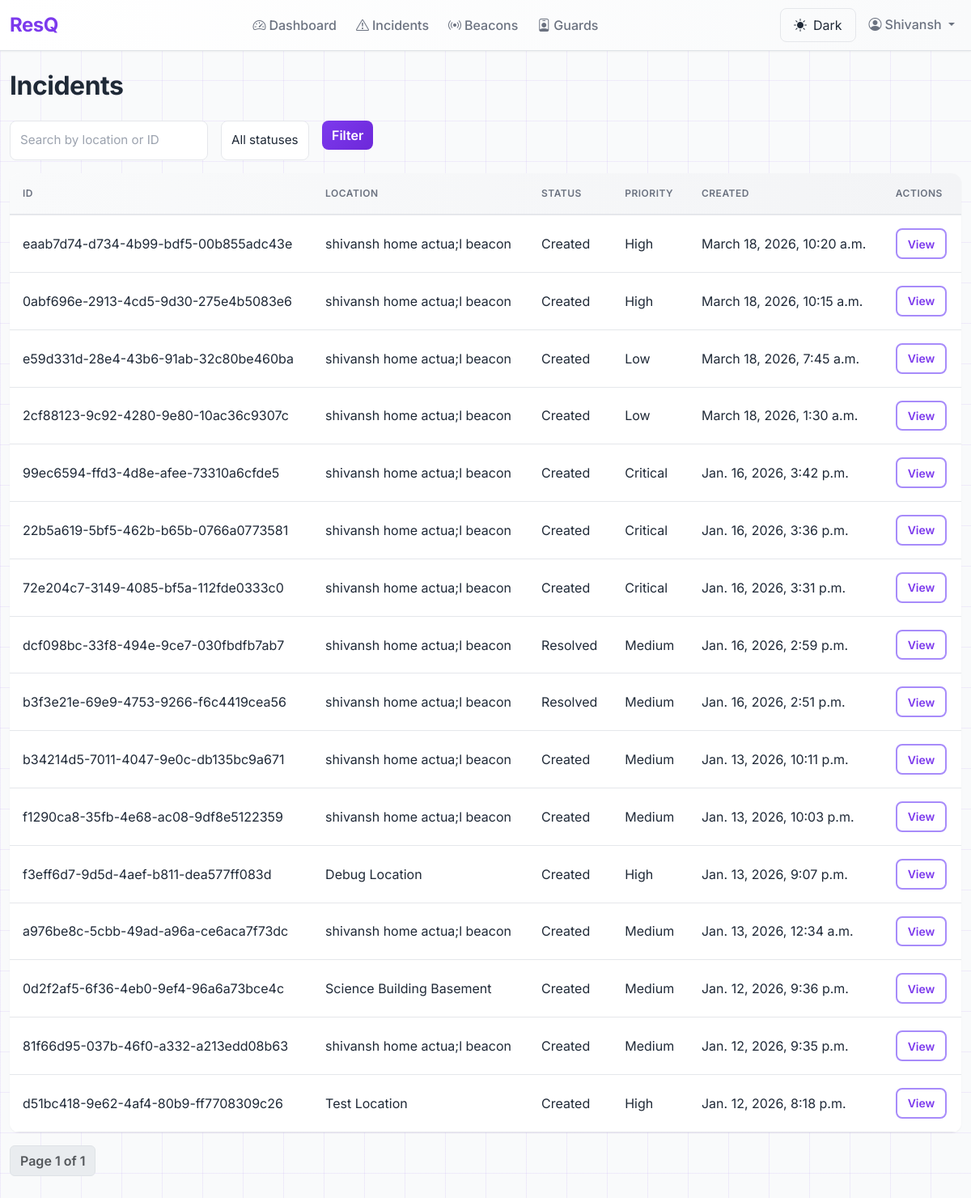
The page /admin-panel/incidents/ (signed in) on the database as committed earlier.
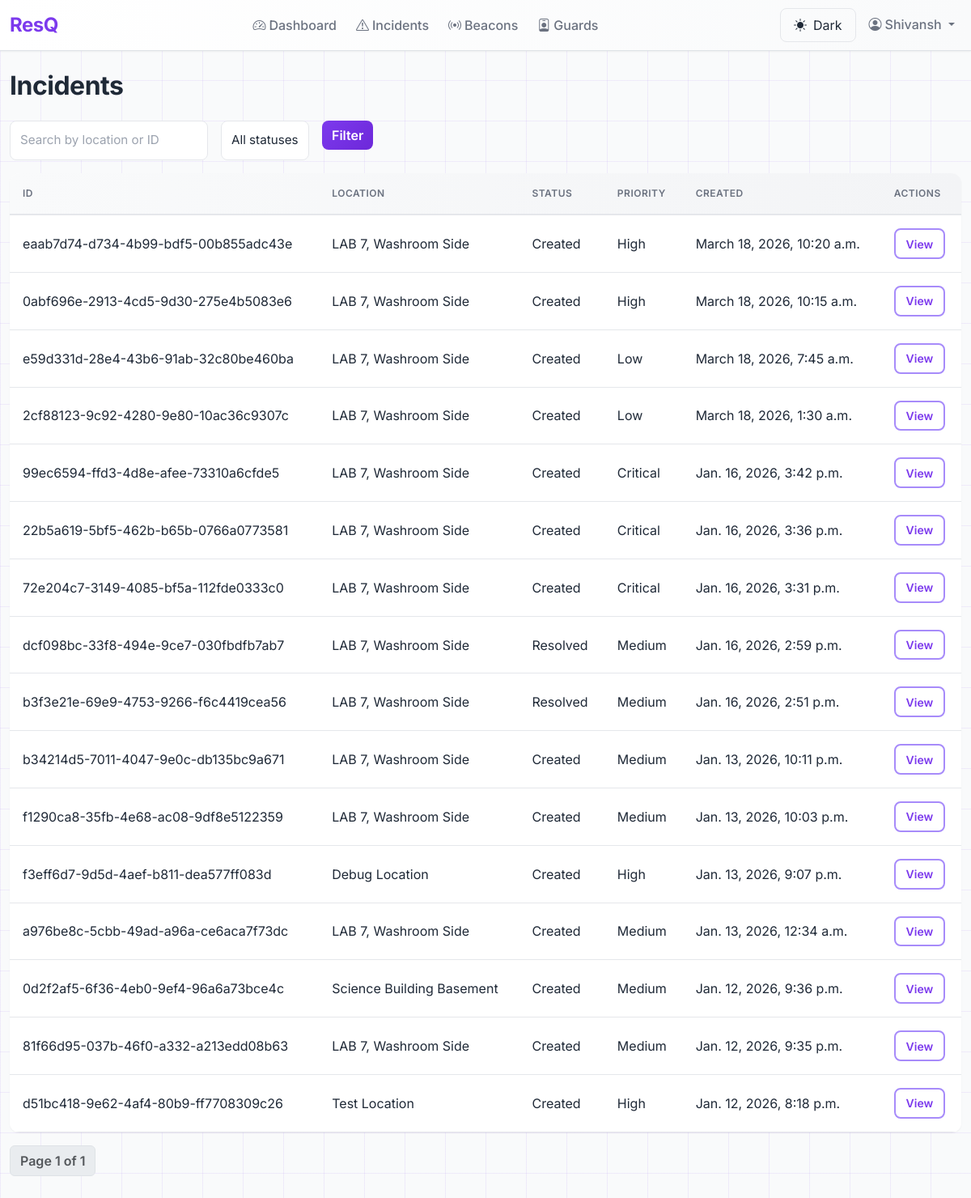
The same page on the database as committed later.
### accounts/models.py (models this page shows, shortened)
class User(AbstractBaseUser, PermissionsMixin):
    class Role(models.TextChoices):
        STUDENT = "STUDENT", "Student"
        GUARD = "GUARD", "Guard"
        ADMIN = "ADMIN", "Administrator"
    email = models.EmailField(unique=True, max_length=255)
    full_name = models.CharField(max_length=255)
    phone_number = models.CharField(max_length=10, blank=True, null=True, help_text="10-digit Indian phone number")
    role = models.CharField(max_length=20, choices=Role.choices, default=Role.STUDENT)
    is_active = models.BooleanField(default=True)
    is_staff = models.BooleanField(default=False)
    created_at = models.DateTimeField(auto_now_add=True)
    updated_at = models.DateTimeField(auto_now=True)
    objects = CustomUserManager()
    USERNAME_FIELD = "email"
    REQUIRED_FIELDS = ["full_name", "role"]
    class Meta:
        db_table = "auth_user"
        ordering = ["-created_at"]
        indexes = [
            models.Index(fields=["email"]),
            models.Index(fields=["role"]),
        ]

### incidents/models.py (models this page shows, shortened)
class Incident(models.Model):
    class Status(models.TextChoices):
        CREATED = "CREATED", "Created"
        ASSIGNED = "ASSIGNED", "Assigned to Guard"
        IN_PROGRESS = "IN_PROGRESS", "In Progress"
        RESOLVED = "RESOLVED", "Resolved"
    class Priority(models.IntegerChoices):
        LOW = 1, "Low"
        MEDIUM = 2, "Medium"
        HIGH = 3, "High"
        CRITICAL = 4, "Critical"
    class ResolutionType(models.TextChoices):
        RESOLVED_BY_GUARD = "RESOLVED_BY_GUARD", "Resolved by Guard"
        ESCALATED_TO_ADMIN = "ESCALATED_TO_ADMIN", "Escalated to Admin"
    class BuzzerStatus(models.TextChoices):
        INACTIVE = "INACTIVE", "Inactive (No Incident)"
        PENDING = "PENDING", "Pending (Incident Created, No Guard Yet)"
        ACTIVE = "ACTIVE", "Active (Incident Assigned to Guard)"
        ACKNOWLEDGED = "ACKNOWLEDGED", "Acknowledged (Guard En Route)"
        RESOLVED = "RESOLVED", "Resolved (Incident Complete)"
    id = models.UUIDField(primary_key=True, default=uuid.uuid4, editable=False)
    beacon = models.ForeignKey(
        Beacon,
        on_delete=models.PROTECT,
        related_name="incidents",
        help_text="Location of emergency (mandatory)"
    )
    status = models.CharField(
        max_length=20,
        choices=Status.choices,
        default=Status.CREATED,
        db_index=True
    )
    priority = models.IntegerField(
        choices=Priority.choices,
        default=Priority.MEDIUM,
        db_index=True
    )
    description = models.TextField(blank=True, help_text="Optional incident description")
    report_type = models.CharField(
        max_length=100,
        blank=True,
        help_text="Type of report (e.g., Safety Concern, Suspicious Activity, Infrastructure Issue)"
    )
    location = models.CharField(
        max_length=255,
        blank=True,
        help_text="Location description if different from beacon"
    )
    first_signal_time = models.DateTimeField(null=True, blank=True, db_index=True)
    last_signal_time = models.DateTimeField(null=True, blank=True)
    created_at = models.DateTimeField(auto_now_add=True, db_index=True)
    updated_at = models.DateTimeField(auto_now=True)
    resolved_by = models.ForeignKey(
        settings.AUTH_USER_MODEL,
        null=True,
        blank=True,
        on_delete=models.SET_NULL,
        related_name="resolved_incidents",
        help_text="Guard/Admin who resolved this incident"
    )
    resolved_at = models.DateTimeField(null=True, blank=True)
    resolution_notes = models.TextField(blank=True, help_text="Notes about how incident was resolved")
    resolution_type = models.CharField(
        max_length=30,
        choices=ResolutionType.choices,
        blank=True,
        help_text="How the incident was resolved"
    )
    current_assigned_guard = models.ForeignKey(
        settings.AUTH_USER_MODEL,
        null=True,
        blank=True,
        on_delete=models.SET_NULL,
        related_name="currently_assigned_incidents",
        help_text="Currently assigned guard"
    )
    assigned_at = models.DateTimeField(null=True, blank=True)
    buzzer_status = models.CharField(
        max_length=20,
        choices=BuzzerStatus.choices,
        default=BuzzerStatus.INACTIVE,
        db_index=True,
        help_text="Current buzzer status for ESP32 devices at this beacon"
    )
    buzzer_last_updated = models.DateTimeField(
        auto_now=True,
        help_text="Last time buzzer status was changed"
    )
    total_alerts_sent = models.PositiveIntegerField(default=0, help_text="Total alerts sent to guards")
    total_alerts_declined = models.PositiveIntegerField(default=0, help_text="Total alerts declined by guards")
    class Meta:
        ordering = ["-created_at"]
        indexes = [
            models.Index(fields=["-created_at"]),
            models.Index(fields=["status", "-created_at"]),
            models.Index(fields=["beacon", "-created_at"]),
            models.Index(fields=["beacon", "status", "-created_at"]),
        ]
        verbose_name = "Incident"
        verbose_name_plural = "Incidents"

class Beacon(models.Model):
    id = models.UUIDField(primary_key=True, default=uuid.uuid4, editable=False)
    beacon_id = models.CharField(max_length=100, unique=True, db_index=True, null=True, blank=True, help_text="Hardware beacon ID (UUID:major:minor)")
    uuid = models.CharField(max_length=36, db_index=True, help_text="iBeacon UUID")
    major = models.IntegerField(help_text="iBeacon major value")
    minor = models.IntegerField(help_text="iBeacon minor value")
    location_name = models.CharField(max_length=255, help_text="e.g., Library Entrance, Hallway 3A")
    building = models.CharField(max_length=255, help_text="e.g., Building A, Science Center")
    floor = models.IntegerField(help_text="Floor number")
    latitude = models.FloatField(null=True, blank=True, help_text="Fixed beacon latitude")
    longitude = models.FloatField(null=True, blank=True, help_text="Fixed beacon longitude")
    nearby_beacons = models.ManyToManyField(
        'self',
        through='BeaconProximity',
        symmetrical=False,
        related_name='nearby_from',
        help_text="Nearby beacons in priority order for guard search expansion"
    )
    is_active = models.BooleanField(default=True, db_index=True, help_text="Is beacon operational")
    created_at = models.DateTimeField(auto_now_add=True)
    updated_at = models.DateTimeField(auto_now=True)
    class Meta:
        ordering = ["building", "floor", "location_name"]
        indexes = [
            models.Index(fields=["beacon_id"]),
            models.Index(fields=["uuid", "major", "minor"]),
            models.Index(fields=["building", "floor"]),
            models.Index(fields=["is_active"]),
        ]
        constraints = [
            models.UniqueConstraint(fields=["major", "minor"], name="unique_beacon_major_minor")
        ]

### adminEnd/views.py (the view)
# urls.py: path('incidents/', views.incident_list, name='incident_list'),
@admin_required
def incident_list(request):
    qs = Incident.objects.select_related('beacon').order_by('-created_at')
    q = request.GET.get('q', '').strip()
    status_filter = request.GET.get('status')
    priority_filter = request.GET.get('priority')
    if q:
        qs = qs.filter(beacon__location_name__icontains=q) | qs.filter(id__icontains=q)
    if status_filter:
        qs = qs.filter(status=status_filter)
    if priority_filter:
        qs = qs.filter(priority=priority_filter)
    paginator = Paginator(qs, 20)
    page_number = request.GET.get('page')
    page_obj = paginator.get_page(page_number)
    return render(request, 'adminEnd/incidents_list.html', {'page_obj': page_obj, 'q': q, 'status_filter': status_filter, 'priority_filter': priority_filter})

### adminEnd/context_processors.py (called while the page is built)
def adminend_view_only(request):
    return {'adminend_view_only': getattr(settings, 'ADMINEND_VIEW_ONLY', True)}

### adminEnd/views.py (called while the page is built)
def admin_required(view_func):
    return user_passes_test(lambda u: u.is_authenticated and getattr(u, 'role', None) == 'ADMIN', login_url='home')(view_func)

### adminEnd/templates/adminEnd/incidents_list.html (shortened to what this page needs)
{% extends 'adminEnd/base.html' %}
{% block content %}
<h1>Incidents</h1>
<form method="get" class="row g-3 mb-3">
  <div class="col-auto"><input name="q" value="{{ q }}" placeholder="Search by location or ID" class="form-control" /></div>
  <div class="col-auto">
    <select name="status" class="form-select">
      <option value="">All statuses</option>
    </select>
  </div>
  <div class="col-auto"><button class="btn btn-primary">Filter</button></div>
</form>
<table class="table table-hover">
  <thead>
    <tr>
      <th>ID</th>
      <th>Location</th>
      <th>Status</th>
      <th>Priority</th>
      <th>Created</th>
      <th>Actions</th>
    </tr>
  </thead>
  <tbody>
    {% for incident in page_obj.object_list %}
    <tr>
      <td>{{ incident.id }}</td>
      <td>{{ incident.beacon.location_name }}</td>
      <td>{{ incident.get_status_display }}</td>
      <td>{{ incident.get_priority_display }}</td>
      <td>{{ incident.created_at }}</td>
      <td><a class="btn btn-sm btn-outline-primary" href="{% url 'adminEnd:incident_detail' incident.id %}">View</a></td>
    </tr>
    {% endfor %}
  </tbody>
</table>
<nav aria-label="Page navigation">
  <ul class="pagination">
    <li class="page-item disabled"><span class="page-link">Page {{ page_obj.number }} of {{ page_obj.paginator.num_pages }}</span></li>
  </ul>
</nav>
{% endblock %}

### adminEnd/templates/adminEnd/base.html (shortened to what this page needs)
{% load static %}
<!doctype html>
<html lang="en">
  <head>
    <link href="https://cdn.jsdelivr.net/npm/bootstrap@5.3.2/dist/css/bootstrap.min.css" rel="stylesheet">
    <link href="https://cdn.jsdelivr.net/npm/bootstrap-icons@1.11.3/font/bootstrap-icons.css" rel="stylesheet">
    <link href="{% static 'adminEnd/css/custom.css' %}" rel="stylesheet">
  </head>
  <body data-theme="light">
    <nav class="navbar navbar-expand-lg sticky-top border-bottom" style="background: linear-gradient(to right, #ffffff, #f9fafb);">
      <div class="container-lg">
        <a class="navbar-brand fw-700" href="{% url 'adminEnd:dashboard' %}" style="font-size: 1.5rem; letter-spacing: -0.5px;">
          <span style="color: #7c3aed;">ResQ</span>
        </a>
        <div class="collapse navbar-collapse" id="nav">
          {% url 'adminEnd:dashboard' as dashboard_url %}
          {% url 'adminEnd:incident_list' as incidents_url %}
          {% url 'adminEnd:beacon_list' as beacons_url %}
          {% url 'adminEnd:guard_list' as guards_url %}
          <ul class="navbar-nav ms-auto gap-2 mb-2 mb-lg-0">
            <li class="nav-item"><a class="nav-link fw-500 {% if request.resolver_match.url_name == 'dashboard' %}text-primary{% else %}text-muted{% endif %}" href="{{ dashboard_url }}"><i class="bi bi-speedometer2 me-1"></i>Dashboard</a></li>
            <li class="nav-item"><a class="nav-link fw-500 {% if 'incident' in request.resolver_match.url_name %}text-primary{% else %}text-muted{% endif %}" href="{{ incidents_url }}"><i class="bi bi-exclamation-triangle me-1"></i>Incidents</a></li>
            <li class="nav-item"><a class="nav-link fw-500 {% if 'beacon' in request.resolver_match.url_name %}text-primary{% else %}text-muted{% endif %}" href="{{ beacons_url }}"><i class="bi bi-broadcast me-1"></i>Beacons</a></li>
            <li class="nav-item"><a class="nav-link fw-500 {% if 'guard' in request.resolver_match.url_name %}text-primary{% else %}text-muted{% endif %}" href="{{ guards_url }}"><i class="bi bi-person-badge me-1"></i>Guards</a></li>
          </ul>
          <ul class="navbar-nav ms-auto gap-2">
            <li class="nav-item">
              <button id="themeToggle" class="theme-toggle" title="Toggle dark mode">
                <i class="bi bi-sun-fill me-2"></i><span id="themeText">Dark</span>
              </button>
            </li>
            {% if request.user.is_authenticated %}
            <li class="nav-item dropdown">
              <a class="nav-link dropdown-toggle" href="#" id="userDropdown" role="button" data-bs-toggle="dropdown">
                <i class="bi bi-person-circle me-1"></i>{{ request.user.full_name }}
              </a>
            </li>
            {% else %}
            <li class="nav-item"><a class="nav-link" href="/login/"><i class="bi bi-box-arrow-in-right me-1"></i>Login</a></li>
            {% endif %}
          </ul>
        </div>
      </div>
    </nav>
    <div class="container-lg py-4">
      {% block content %}{% endblock %}
    </div>
  </body>
</html>

### adminEnd/static/adminEnd/css/custom.css (style rules this page uses)
:root { --primary: #7c3aed; --primary-light: #a78bfa; --primary-dark: #6d28d9; --secondary: #ec4899; --muted: #6b7280; --border: #e5e7eb; --bg-light: #f9fafb; --shadow-sm: 0 1px 2px rgba(0, 0, 0, 0.05); --shadow-md: 0 4px 6px rgba(0, 0, 0, 0.07); --shadow-lg: 0 10px 15px rgba(124, 58, 237, 0.1); }
html, body { font-family: 'Inter', -apple-system, BlinkMacSystemFont, 'Segoe UI', Roboto, 'Helvetica Neue', Arial; color: #1f2937; }
[data-theme="light"] h1, [data-theme="light"] h2, [data-theme="light"] h3, [data-theme="light"] h4, [data-theme="light"] h5, [data-theme="light"] h6 { color: #1f2937; }
.navbar { background: #ffffff; border-bottom: 1px solid var(--border); box-shadow: var(--shadow-sm); }
.navbar-brand { font-weight: 700; font-size: 1.4rem; color: var(--primary) !important; letter-spacing: -0.5px; }
.navbar .nav-link { font-weight: 500; color: var(--muted) !important; transition: all 0.2s ease; }
.container-lg { max-width: 1200px; background-color: transparent; }
h1, h2, h3, h4, h5, h6 { font-weight: 700; color: #1f2937; letter-spacing: -0.5px; }
h1 { font-size: 2rem; margin-bottom: 1.5rem; }
.table { background: #ffffff !important; border-radius: 12px; overflow: hidden; box-shadow: var(--shadow-sm); color: #1f2937 !important; }
.table thead { background: linear-gradient(to right, #f9fafb, #f3f4f6) !important; border-bottom: 2px solid var(--border) !important; }
.table thead th { font-weight: 600 !important; color: var(--muted) !important; border: none !important; padding: 1rem !important; text-transform: uppercase; font-size: 0.75rem; letter-spacing: 0.5px; background-color: transparent !important; }
.table tbody tr { border-bottom: 1px solid var(--border) !important; transition: background 0.2s ease; color: #1f2937 !important; background-color: transparent !important; }
.table td { padding: 1rem !important; vertical-align: middle; color: #1f2937 !important; border-color: var(--border) !important; }
.btn { border-radius: 8px; font-weight: 600; transition: all 0.2s ease; border: none; }
.btn-primary { background: linear-gradient(135deg, var(--primary), var(--primary-dark)); color: white !important; border: none; }
.btn-outline-primary { color: var(--primary); border: 2px solid var(--primary-light); border-radius: 8px; }
.btn-sm { padding: 0.4rem 0.8rem; font-size: 0.875rem; }
.form-control, .form-select { border: 1px solid var(--border); border-radius: 8px; padding: 0.75rem; font-size: 0.95rem; transition: all 0.2s ease; background: #ffffff; color: #1f2937; }
.form-control::placeholder { color: #9ca3af; opacity: 1; }
.pagination { gap: 0.5rem; }
.page-link { border-radius: 8px; border: 1px solid var(--border); color: var(--primary); font-weight: 600; background-color: #ffffff; }

### adminEnd/templates/adminEnd/base.html (style rules this page uses)
:root { --bg-primary: #f9fafb; --bg-secondary: #ffffff; --text-primary: #1f2937; --text-secondary: #6b7280; --border-color: #e5e7eb; --grid-color: rgba(124, 58, 237, 0.08); }
body { background-color: var(--bg-primary); background-image: linear-gradient(0deg, var(--grid-color) 1px, transparent 1px), linear-gradient(90deg, var(--grid-color) 1px, transparent 1px); background-size: 50px 50px; color: var(--text-primary); background-attachment: fixed; }
.container-lg { background-color: transparent; }
.theme-toggle { border: 1px solid var(--border-color); background-color: transparent; color: var(--text-primary); padding: 0.5rem 1rem; border-radius: 8px; cursor: pointer; transition: all 0.2s ease; }

Rows that differ between the two databases and show on the page:
changed through a linked row, Incident "eaab7d74-d734-4b99-bdf5-00b855adc43e": beacon.location_name "shivansh home actua;l beacon" → "LAB 7, Washroom Side"
changed through a linked row, Incident "0abf696e-2913-4cd5-9d30-275e4b5083e6": beacon.location_name "shivansh home actua;l beacon" → "LAB 7, Washroom Side"
changed through a linked row, Incident "e59d331d-28e4-43b6-91ab-32c80be460ba": beacon.location_name "shivansh home actua;l beacon" → "LAB 7, Washroom Side"
changed through a linked row, Incident "2cf88123-9c92-4280-9e80-10ac36c9307c": beacon.location_name "shivansh home actua;l beacon" → "LAB 7, Washroom Side"
changed through a linked row, Incident "99ec6594-ffd3-4d8e-afee-73310a6cfde5": beacon.location_name "shivansh home actua;l beacon" → "LAB 7, Washroom Side"
changed through a linked row, Incident "22b5a619-5bf5-462b-b65b-0766a0773581": beacon.location_name "shivansh home actua;l beacon" → "LAB 7, Washroom Side"
changed through a linked row, Incident "72e204c7-3149-4085-bf5a-112fde0333c0": beacon.location_name "shivansh home actua;l beacon" → "LAB 7, Washroom Side"
changed through a linked row, Incident "dcf098bc-33f8-494e-9ce7-030fbdfb7ab7": beacon.location_name "shivansh home actua;l beacon" → "LAB 7, Washroom Side"
changed through a linked row, Incident "b3f3e21e-69e9-4753-9266-f6c4419cea56": beacon.location_name "shivansh home actua;l beacon" → "LAB 7, Washroom Side"
changed through a linked row, Incident "b34214d5-7011-4047-9e0c-db135bc9a671": beacon.location_name "shivansh home actua;l beacon" → "LAB 7, Washroom Side"
changed through a linked row, Incident "f1290ca8-35fb-4e68-ac08-9df8e5122359": beacon.location_name "shivansh home actua;l beacon" → "LAB 7, Washroom Side"
changed through a linked row, Incident "a976be8c-5cbb-49ad-a96a-ce6aca7f73dc": beacon.location_name "shivansh home actua;l beacon" → "LAB 7, Washroom Side"
changed through a linked row, Incident "81f66d95-037b-46f0-a332-a213edd08b63": beacon.location_name "shivansh home actua;l beacon" → "LAB 7, Washroom Side"
